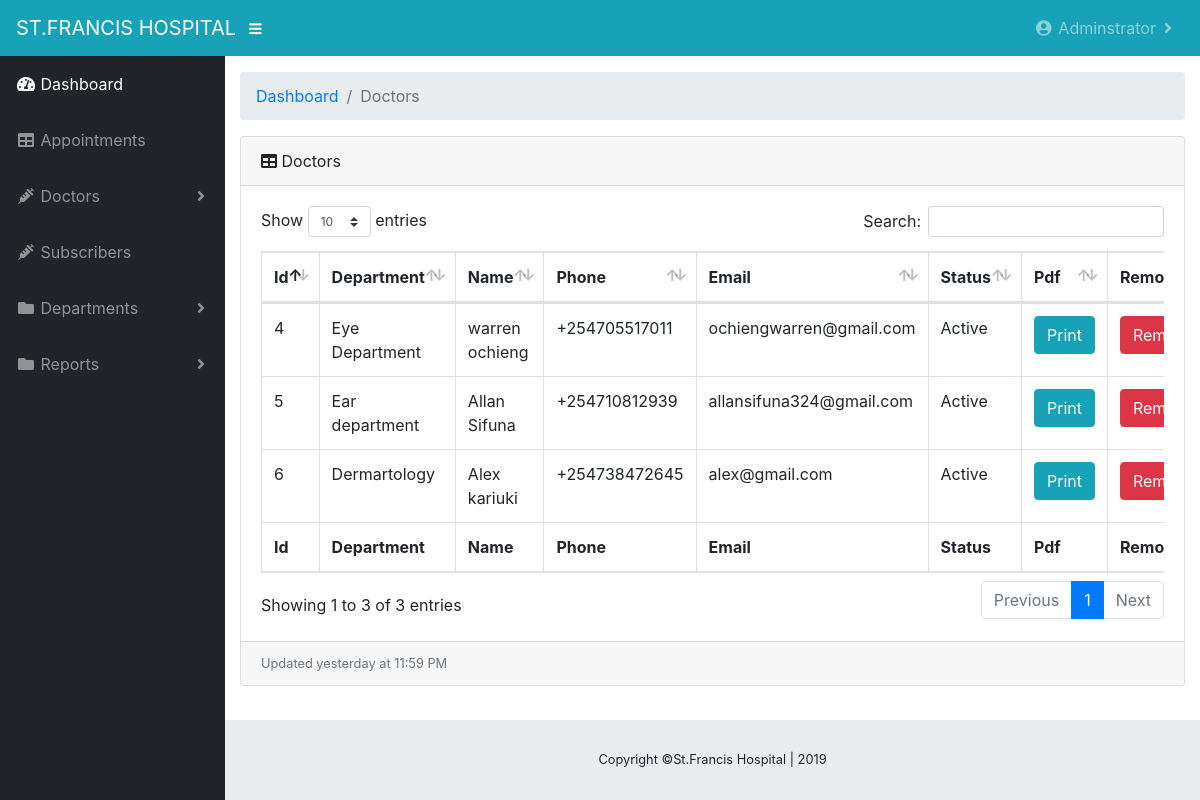
Screenshot of /doctors (signed in) with the database file from the repository.
### medlink/models.py (models this page shows, shortened)
class Doctors(db.Model, UserMixin):
    id = db.Column(db.Integer, primary_key=True, nullable=False)
    fullname = db.Column(db.String(30), unique=True, nullable=False)
    user_role = db.Column(db.String(30), default="User")
    department = db.Column(db.String(30), default="Adminstrator")
    status = db.Column(db.String(20), nullable=False, default="Active")
    email = db.Column(db.String(30), unique=True, nullable=False)
    phone = db.Column(db.String(10), unique=True, nullable=False)
    password = db.Column(db.String(60), nullable=False)
    appointment = db.relationship('Appointment', backref='doctor', lazy=True)

### medlink/doctors/routes.py (the view)
@doctors.route('/doctors')
@login_required
def doctors_route():
    if current_user.user_role != "Adminstrator":
        return redirect(url_for('doctors.doc_client'))
    doctors_all = Doctors.query.filter_by(user_role="User").all()
    return render_template('doctors.html', doctors=doctors_all)

### medlink/models.py (called while the page is built)
@lm.user_loader
def load_user(doctor_id):
    return Doctors.query.get(int(doctor_id))

### medlink/templates/doctors.html (shortened to what this page needs)
{%extends "admin_layout.html"%}
{%block content%}
  <div class="container-fluid">
          <ol class="breadcrumb">
            <li class="breadcrumb-item">
              <a href="{{url_for('doctors.admin')}}">Dashboard</a>
            </li>
            <li class="breadcrumb-item active">Doctors</li>
          </ol>
          <div class="card mb-3">
            <div class="card-header">
              <i class="fas fa-table"></i>
              Doctors</div>
            <div class="card-body">
              <div class="table-responsive">
                <table class="table table-bordered" id="dataTable" width="100%" cellspacing="0">
                  <thead>
                    <tr>
                      <th>Id</th>
                      <th>Department</th>
                      <th>Name</th>
                      <th>Phone</th>
                      <th>Email</th>
                      <th>Status</th>
                      <th>Pdf</th>
                      <th>Remove</th>
                    </tr>
                  </thead>
                  <tfoot>
                    <tr>
                      <th>Id</th>
                      <th>Department</th>
                      <th>Name</th>
                      <th>Phone</th>
                      <th>Email</th>
                      <th>Status</th>
                      <th>Pdf</th>
                      <th>Remove</th>
                    </tr>
                  </tfoot>
                  <tbody>
                    {%for doctor in doctors%}
                      <tr>
                        <td>{{doctor.id}}</td>
                        <td>{{doctor.department}}</td>
                      <td>{{doctor.fullname}}</td>
                      <td>+254{{doctor.phone}}</td>
                      <td>{{doctor.email}}</td>
                      <td>{{doctor.status}}</td>
                      <td><a href="{{url_for('doctors.print_pdf', doctor_id=doctor.id)}}" class="btn btn-info mr-0">Print</a></td>
                      <td><a href="{{url_for('doctors.delete', doc_id=doctor.id)}}" class="btn btn-danger mr-0">Remove</a></td>
                    </tr>
                    {%endfor%}
                  </tbody>
                </table>
              </div>
            </div>
            <div class="card-footer small text-muted">Updated yesterday at 11:59 PM</div>
          </div>
        </div>
{%endblock content%}

### medlink/templates/admin_layout.html (shortened to what this page needs)
<!DOCTYPE html>
<html lang="en">
  <head>
    <link rel="stylesheet" href="https://maxcdn.bootstrapcdn.com/bootstrap/4.0.0/css/bootstrap.min.css">
  <link rel="stylesheet" href="https://cdnjs.cloudflare.com/ajax/libs/font-awesome/4.7.0/css/font-awesome.min.css">
  <link href=" {{ url_for('static', filename='site/fontawesome-free/css/all.css')}}" rel="stylesheet" type="text/css">
  <link href="{{ url_for('static', filename='site/datatables/dataTables.bootstrap4.css')}}" rel="stylesheet">
  <link href="{{ url_for('static', filename='css/sb-admin.css')}}" rel="stylesheet">
  </head>
  <body id="page-top">
    <nav class="navbar navbar-expand navbar-dark bg-info static-top">
      <a class="navbar-brand mr-1" href="index.html">ST.FRANCIS HOSPITAL</a>
      <button class="btn btn-link btn-sm text-white order-1 order-sm-0" id="sidebarToggle" href="#">
        <i class="fas fa-bars"></i>
      </button>
      <ul class="navbar-nav ml-auto mr-0">
        <li class="nav-item dropdown">
          <a class="nav-link dropdown-toggle" href="#" id="userDropdown" role="button" data-toggle="dropdown" aria-haspopup="true" aria-expanded="false">
            <i class="fas fa-user-circle fa-fw"></i>
            {{current_user.fullname}}
          </a>
        </li>
      </ul>
    </nav>
    <div id="wrapper">
      <ul class="sidebar navbar-nav">
        <li class="nav-item active">
          <a class="nav-link" href="{{url_for('doctors.admin')}}">
            <i class="fas fa-fw fa-tachometer-alt"></i>
            <span>Dashboard</span>
          </a>
        </li>
        <li class="nav-item">
          <a class="nav-link" href="{{url_for('appointments.appointments_route')}}">
            <i class="fas fa-fw fa-table"></i>
            <span>Appointments</span></a>
        </li>
        <li class="nav-item dropdown">
          <a class="nav-link dropdown-toggle" href="#" id="pagesDropdown" role="button" data-toggle="dropdown" aria-haspopup="true" aria-expanded="false">
            <i class="fas fa-fw fa-syringe"></i>
            <span>Doctors</span>
          </a>
        </li>
        <li class="nav-item">
          <a class="nav-link" href="{{url_for('doctors.subscribers')}}">
            <i class="fas fa-fw fa-syringe"></i>
            <span>Subscribers</span></a>
        </li>
        <li class="nav-item dropdown">
          <a class="nav-link dropdown-toggle" href="#" id="pagesDropdown" role="button" data-toggle="dropdown" aria-haspopup="true" aria-expanded="false">
            <i class="fas fa-fw fa-folder"></i>
            <span>Departments</span>
          </a>
        </li>
        <li class="nav-item dropdown">
          <a class="nav-link dropdown-toggle" href="#" id="pagesDropdown" role="button" data-toggle="dropdown" aria-haspopup="true" aria-expanded="false">
            <i class="fas fa-fw fa-folder"></i>
            <span>Reports</span>
          </a>
        </li>
      </ul>
      <div id="content-wrapper">
        {%block content%}{%endblock content%}
        <footer class="sticky-footer">
          <div class="container my-auto">
            <div class="copyright text-center my-auto">
              <span>Copyright ©St.Francis Hospital | 2019</span>
            </div>
          </div>
        </footer>
      </div>
    </div>
  </body>
</html>

### medlink/static/css/sb-admin.css (style rules this page uses)
html { position: relative; min-height: 100%; }
body { height: 100%; }
#wrapper { display: -webkit-box; display: -ms-flexbox; display: flex; }
#wrapper #content-wrapper { overflow-x: hidden; width: 100%; padding-top: 1rem; padding-bottom: 80px; }
.navbar-nav .nav-item.active .nav-link { color: #fff; }
.navbar-nav .nav-item.dropdown .dropdown-toggle::after { width: 1rem; text-align: center; float: right; vertical-align: 0; border: 0; font-weight: 900; content: '\f105'; font-family: 'Font Awesome 5 Free'; }
.sidebar { width: 90px !important; background-color: #212529; min-height: calc(100vh - 56px); }
.sidebar .nav-item:last-child { margin-bottom: 1rem; }
.sidebar .nav-item .nav-link { text-align: center; padding: 0.75rem 1rem; width: 90px; }
.sidebar .nav-item .nav-link span { font-size: 0.65rem; display: block; }
.sidebar .nav-item.dropdown .dropdown-toggle::after { display: none; }
.sidebar .nav-item .nav-link { color: rgba(255, 255, 255, 0.5); }
@media (min-width: 768px) { .sidebar { width: 225px !important; } }
@media (min-width: 768px) { .sidebar .nav-item .nav-link { display: block; width: 100%; text-align: left; padding: 1rem; width: 225px; } }
@media (min-width: 768px) { .sidebar .nav-item .nav-link span { font-size: 1rem; display: inline; } }
@media (min-width: 768px) { .sidebar .nav-item.dropdown .dropdown-toggle::after { display: block; } }
:root { --input-padding-x: 0.75rem; --input-padding-y: 0.75rem; }
footer.sticky-footer { display: -webkit-box; display: -ms-flexbox; display: flex; position: absolute; right: 0; bottom: 0; width: calc(100% - 90px); height: 80px; background-color: #e9ecef; }
footer.sticky-footer .copyright { line-height: 1; font-size: 0.8rem; }
@media (min-width: 768px) { footer.sticky-footer { width: calc(100% - 225px); } }

### rows the page displays
Doctors: fullname "Adminstrator"
Doctors: id "4", department "Eye Department", fullname "warren ochieng", phone "705517011", email "ochiengwarren@gmail.com", status "Active"
Doctors: id "5", department "Ear department", fullname "Allan Sifuna", phone "710812939", email "allansifuna324@gmail.com", status "Active"
Doctors: id "6", department "Dermartology", fullname "Alex kariuki", phone "738472645", email "alex@gmail.com", status "Active"
